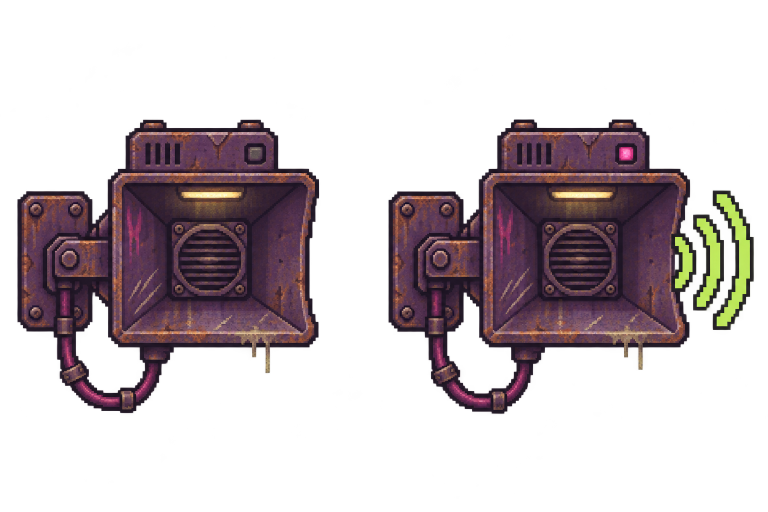
#> input picture art/raw/pa.png, 1536 x 1024 px, found by its file name (shown at 1/2 size)
$ python cut_pa.py
#> lines starting #> are read from the running program, lines starting #| are printed output that depends on the picture; after the words box and inside, x2 and y2 are one past the last pixel; in counts of white or black regions, pixels touching at a corner belong together
# Leafy's PA speaker and bar: crop + mask only. Both speaker frames share one box so they line up.
import numpy as np
from PIL import Image
a=np.array(Image.open('art/raw/pa.png').convert('RGBA'))
#> a is the input picture: shape (1024, 1536, 4); mean R, G, B, A 40.6, 27.7, 32, 78.3
for n,x in [('pa_off',30),('pa_on',775)]:
    s=a[225:835,x:x+740].copy(); s[s[...,3]<128,3]=0; Image.fromarray(s).save(f'art/ui/{n}.png')
#> this loop made 2 passes
#> pass 1, `s = a[225:835, x:x + 740].copy()`:
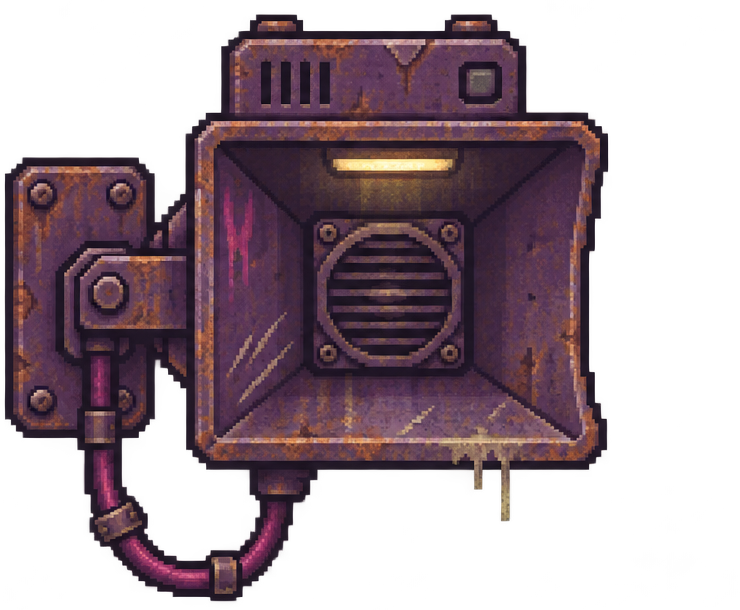
#> s: shape (610, 740, 4); mean R, G, B, A 62.5, 40, 50.4, 130.5; transparent parts drawn white
#> pass 2, `s = a[225:835, x:x + 740].copy()`:
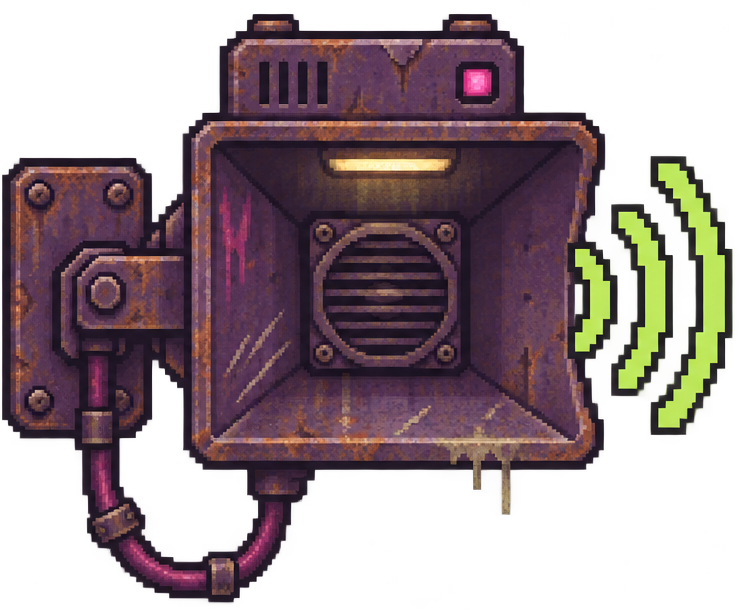
#> s: shape (610, 740, 4); mean R, G, B, A 67.1, 48.6, 51.9, 142.3; transparent parts drawn white
b=np.array(Image.open('art/raw/paui.png').convert('RGBA'))[251:473,21:2152].copy(); b[b[...,3]<128,3]=0; Image.fromarray(b).save('art/ui/pa_bar.png')
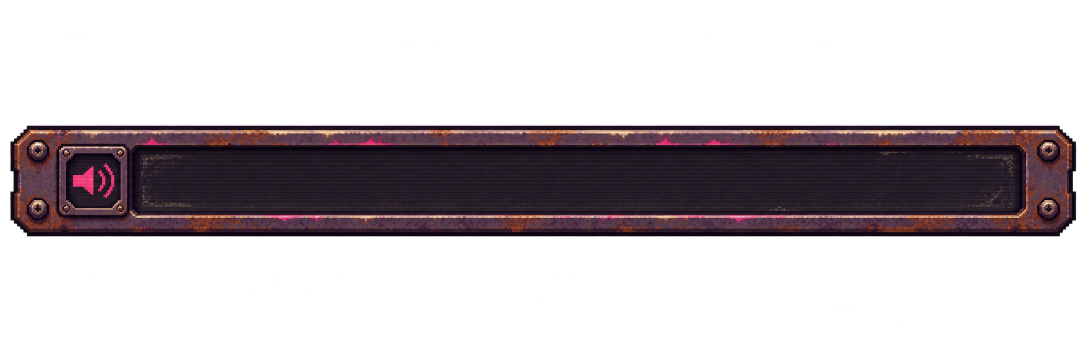
#> input picture art/raw/paui.png, 2172 x 724 px, found by its file name (shown at 1/2 size)
#> after `b = np.array(Image.open('art/raw/paui.png').convert('RGBA'))[251:473, `:
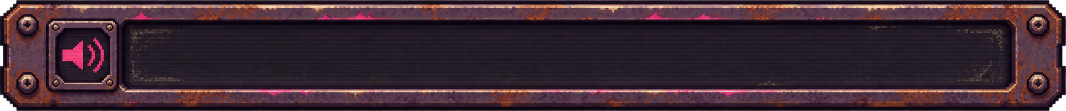
#> b: shape (222, 2131, 4) (shown at 1/2 size); mean R, G, B, A 59, 38.2, 47.8, 250.1; transparent parts drawn white
#> after `b[b[..., 3] < 128, 3] = 0`:
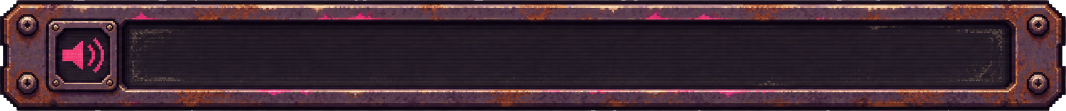
#> b: shape (222, 2131, 4) (shown at 1/2 size); 0.29% of pixels changed, all inside (x1, y1, x2, y2) = (0, 0, 2131, 222); transparent parts drawn white
